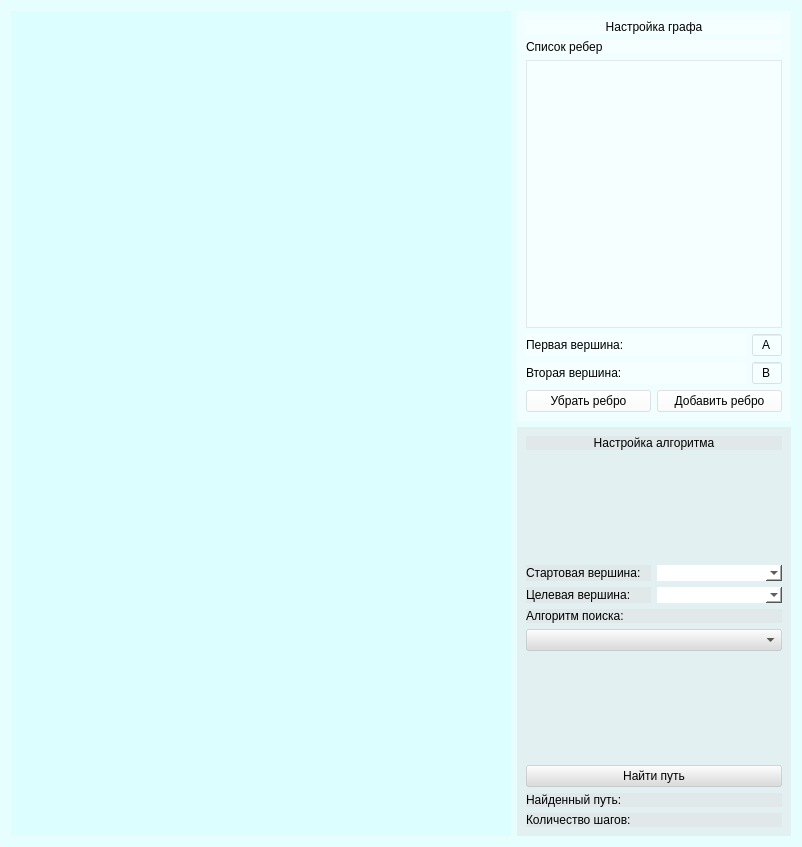
<?xml version="1.0" encoding="UTF-8"?>
<ui version="4.0">
 <class>Form</class>
 <widget class="QWidget" name="Form">
  <property name="geometry">
   <rect>
    <x>0</x>
    <y>0</y>
    <width>757</width>
    <height>847</height>
   </rect>
  </property>
  <property name="windowTitle">
   <string>Form</string>
  </property>
  <property name="styleSheet">
   <string notr="true">background-color: rgba(142, 250, 255, 30);</string>
  </property>
  <layout class="QHBoxLayout" name="horizontalLayout_13">
   <item>
    <widget class="QWidget" name="graphViewWidget" native="true">
     <property name="sizePolicy">
      <sizepolicy hsizetype="Expanding" vsizetype="Preferred">
       <horstretch>0</horstretch>
       <verstretch>0</verstretch>
      </sizepolicy>
     </property>
     <property name="minimumSize">
      <size>
       <width>500</width>
       <height>500</height>
      </size>
     </property>
    </widget>
   </item>
   <item>
    <layout class="QVBoxLayout" name="editLayout">
     <item>
      <widget class="QWidget" name="graphEditWidget" native="true">
       <property name="sizePolicy">
        <sizepolicy hsizetype="Fixed" vsizetype="Preferred">
         <horstretch>0</horstretch>
         <verstretch>0</verstretch>
        </sizepolicy>
       </property>
       <property name="styleSheet">
        <string notr="true">background-color: rgba(255, 255, 255, 100);</string>
       </property>
       <layout class="QVBoxLayout" name="verticalLayout">
        <item>
         <layout class="QVBoxLayout" name="verticalLayout_6">
          <item>
           <widget class="QLabel" name="graphEditLabel">
            <property name="styleSheet">
             <string notr="true">

font: 8pt &quot;Arial black&quot;;</string>
            </property>
            <property name="text">
             <string>Настройка графа</string>
            </property>
            <property name="alignment">
             <set>Qt::AlignCenter</set>
            </property>
           </widget>
          </item>
          <item>
           <widget class="QLabel" name="edgeListLabel">
            <property name="text">
             <string>Список ребер</string>
            </property>
           </widget>
          </item>
          <item>
           <widget class="QListView" name="edgeList"/>
          </item>
          <item>
           <layout class="QHBoxLayout" name="horizontalLayout_7">
            <item>
             <widget class="QLabel" name="firstEdgeLabel">
              <property name="minimumSize">
               <size>
                <width>100</width>
                <height>0</height>
               </size>
              </property>
              <property name="text">
               <string>Первая вершина:</string>
              </property>
             </widget>
            </item>
            <item>
             <widget class="QLineEdit" name="firstVertexLineEdit">
              <property name="sizePolicy">
               <sizepolicy hsizetype="Fixed" vsizetype="Fixed">
                <horstretch>0</horstretch>
                <verstretch>0</verstretch>
               </sizepolicy>
              </property>
              <property name="maximumSize">
               <size>
                <width>30</width>
                <height>16777215</height>
               </size>
              </property>
              <property name="text">
               <string>A</string>
              </property>
              <property name="maxLength">
               <number>2</number>
              </property>
              <property name="alignment">
               <set>Qt::AlignCenter</set>
              </property>
             </widget>
            </item>
           </layout>
          </item>
          <item>
           <layout class="QHBoxLayout" name="horizontalLayout_8">
            <item>
             <widget class="QLabel" name="secondEdgeLabel">
              <property name="minimumSize">
               <size>
                <width>100</width>
                <height>0</height>
               </size>
              </property>
              <property name="text">
               <string>Вторая вершина:</string>
              </property>
             </widget>
            </item>
            <item>
             <widget class="QLineEdit" name="secondVertexLineEdit">
              <property name="sizePolicy">
               <sizepolicy hsizetype="Fixed" vsizetype="Fixed">
                <horstretch>0</horstretch>
                <verstretch>0</verstretch>
               </sizepolicy>
              </property>
              <property name="maximumSize">
               <size>
                <width>30</width>
                <height>16777215</height>
               </size>
              </property>
              <property name="text">
               <string>B</string>
              </property>
              <property name="maxLength">
               <number>2</number>
              </property>
              <property name="alignment">
               <set>Qt::AlignCenter</set>
              </property>
             </widget>
            </item>
           </layout>
          </item>
         </layout>
        </item>
        <item>
         <layout class="QHBoxLayout" name="horizontalLayout_9">
          <item>
           <widget class="QPushButton" name="removeEdgeButton">
            <property name="text">
             <string>Убрать ребро</string>
            </property>
           </widget>
          </item>
          <item>
           <widget class="QPushButton" name="addEdgeButton">
            <property name="text">
             <string>Добавить ребро</string>
            </property>
           </widget>
          </item>
         </layout>
        </item>
       </layout>
      </widget>
     </item>
     <item>
      <widget class="QWidget" name="algorithmEditWidget" native="true">
       <property name="sizePolicy">
        <sizepolicy hsizetype="Fixed" vsizetype="Preferred">
         <horstretch>0</horstretch>
         <verstretch>0</verstretch>
        </sizepolicy>
       </property>
       <property name="minimumSize">
        <size>
         <width>274</width>
         <height>0</height>
        </size>
       </property>
       <property name="styleSheet">
        <string notr="true">background-color: rgba(220, 220, 220, 100);</string>
       </property>
       <layout class="QVBoxLayout" name="verticalLayout_5">
        <item>
         <widget class="QLabel" name="algorithEditLabel">
          <property name="styleSheet">
           <string notr="true">font: 8pt &quot;Arial black&quot;;</string>
          </property>
          <property name="text">
           <string>Настройка алгоритма</string>
          </property>
          <property name="alignment">
           <set>Qt::AlignCenter</set>
          </property>
         </widget>
        </item>
        <item>
         <spacer name="verticalSpacer_2">
          <property name="orientation">
           <enum>Qt::Vertical</enum>
          </property>
          <property name="sizeHint" stdset="0">
           <size>
            <width>20</width>
            <height>40</height>
           </size>
          </property>
         </spacer>
        </item>
        <item>
         <layout class="QHBoxLayout" name="horizontalLayout_5">
          <item>
           <widget class="QLabel" name="endVertexLabel_3">
            <property name="minimumSize">
             <size>
              <width>125</width>
              <height>0</height>
             </size>
            </property>
            <property name="text">
             <string>Стартовая вершина:</string>
            </property>
           </widget>
          </item>
          <item>
           <widget class="QComboBox" name="startVertexInput_3">
            <property name="styleSheet">
             <string notr="true">


QComboBox {background: white;
border: solid 1px;
}</string>
            </property>
           </widget>
          </item>
         </layout>
        </item>
        <item>
         <layout class="QHBoxLayout" name="horizontalLayout_6">
          <item>
           <widget class="QLabel" name="startVertexLabel_3">
            <property name="minimumSize">
             <size>
              <width>125</width>
              <height>0</height>
             </size>
            </property>
            <property name="text">
             <string>Целевая вершина:</string>
            </property>
           </widget>
          </item>
          <item>
           <widget class="QComboBox" name="endVertexInput_3">
            <property name="styleSheet">
             <string notr="true">


QComboBox {background: white;
border: solid 1px;
}</string>
            </property>
           </widget>
          </item>
         </layout>
        </item>
        <item>
         <layout class="QVBoxLayout" name="verticalLayout_4">
          <item>
           <widget class="QLabel" name="algorithmLabel_3">
            <property name="text">
             <string>Алгоритм поиска:</string>
            </property>
           </widget>
          </item>
          <item>
           <widget class="QComboBox" name="graphAlgorithmComboBox_3">
            <property name="editable">
             <bool>false</bool>
            </property>
           </widget>
          </item>
         </layout>
        </item>
        <item>
         <spacer name="verticalSpacer">
          <property name="orientation">
           <enum>Qt::Vertical</enum>
          </property>
          <property name="sizeHint" stdset="0">
           <size>
            <width>20</width>
            <height>42</height>
           </size>
          </property>
         </spacer>
        </item>
        <item>
         <widget class="QPushButton" name="findWayButton">
          <property name="text">
           <string>Найти путь</string>
          </property>
         </widget>
        </item>
        <item>
         <widget class="QLabel" name="foundWayLabel">
          <property name="text">
           <string>Найденный путь:</string>
          </property>
         </widget>
        </item>
        <item>
         <widget class="QLabel" name="stepsCountLabel">
          <property name="text">
           <string>Количество шагов: </string>
          </property>
         </widget>
        </item>
       </layout>
      </widget>
     </item>
    </layout>
   </item>
  </layout>
 </widget>
 <resources/>
 <connections/>
</ui>
